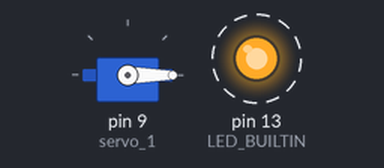
Recording of a sketch running on a simulated Arduino Uno, built with avr-gcc and run on an emulated ATmega328P. Shown: servo, output pins drawn as LEDs (lit = HIGH). Dashed ring = blinking.

Above: at 0.25 s.
At 0.75 s:
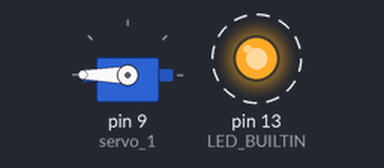
At 1.1 s:
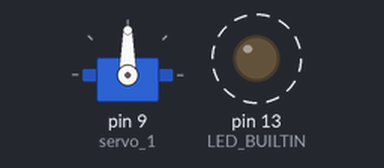
Timing chart, 0 to 3.2 s (numbered marks = the images above):
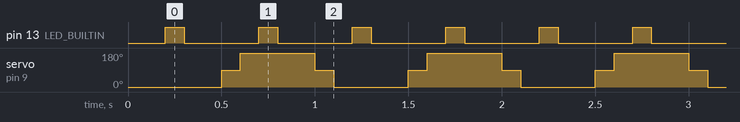

The sketch:

servo_sandbox.ino
```cpp
/*
Servo test sandbox code
*/

#include <Servo.h>

Servo servo_1;

int start_angle = 0; // degrees
int max_angle = 180; // degrees

int sleep_delay = 100; // LED sleep delay in ms between switching directions
int reset_delay = 1000; // delay for a reset (if we need it)

int step_delay = 100; // servo step delay in ms
int step_angle = 90; // degrees

void setup() {
  servo_1.attach(9); // control servo with I/O pin given

  // Reset servo to zero angle
  servo_1.write(start_angle);
  delay(step_delay * 2); // give it time to get there...

  // define LED_BUILTIN as an output
  pinMode(LED_BUILTIN, OUTPUT);
}

void loop() {
  int angle = start_angle;

  // Check servo to make sure it is at start_angle before we do the loop again.
  // If it is NOT (did something not keep up?) set it to the start angle.
  if( servo_1.read() != start_angle) {
    servo_1.write(start_angle);
    delay(reset_delay);
  }

  digitalWrite(LED_BUILTIN, HIGH);
  delay(sleep_delay);
  digitalWrite(LED_BUILTIN, LOW);
  delay(sleep_delay);

  // Rotate from start_angle to max_angle in step_angle steps
  for (angle = start_angle; angle <= max_angle; angle += step_angle) {
    servo_1.write(angle);
    delay(step_delay);
  }

  digitalWrite(LED_BUILTIN, HIGH);
  delay(sleep_delay);
  digitalWrite(LED_BUILTIN, LOW);
  delay(sleep_delay);

  // Rotate from max_angle to start_angle in step_angle steps
  for (angle = max_angle; angle >= start_angle; angle -= step_angle) {
    servo_1.write(angle);
    delay(step_delay);
  }
}
```

Measured:
- by itself, pin 13 (LED_BUILTIN): alternates HIGH for 0.10 s and LOW for 0.40 s
- by itself, servo on pin 9 (servo_1): repeats every 1.0 s: 180° 0.40 s, 90° 0.10 s, 0° 0.40 s, 90° 0.10 s
